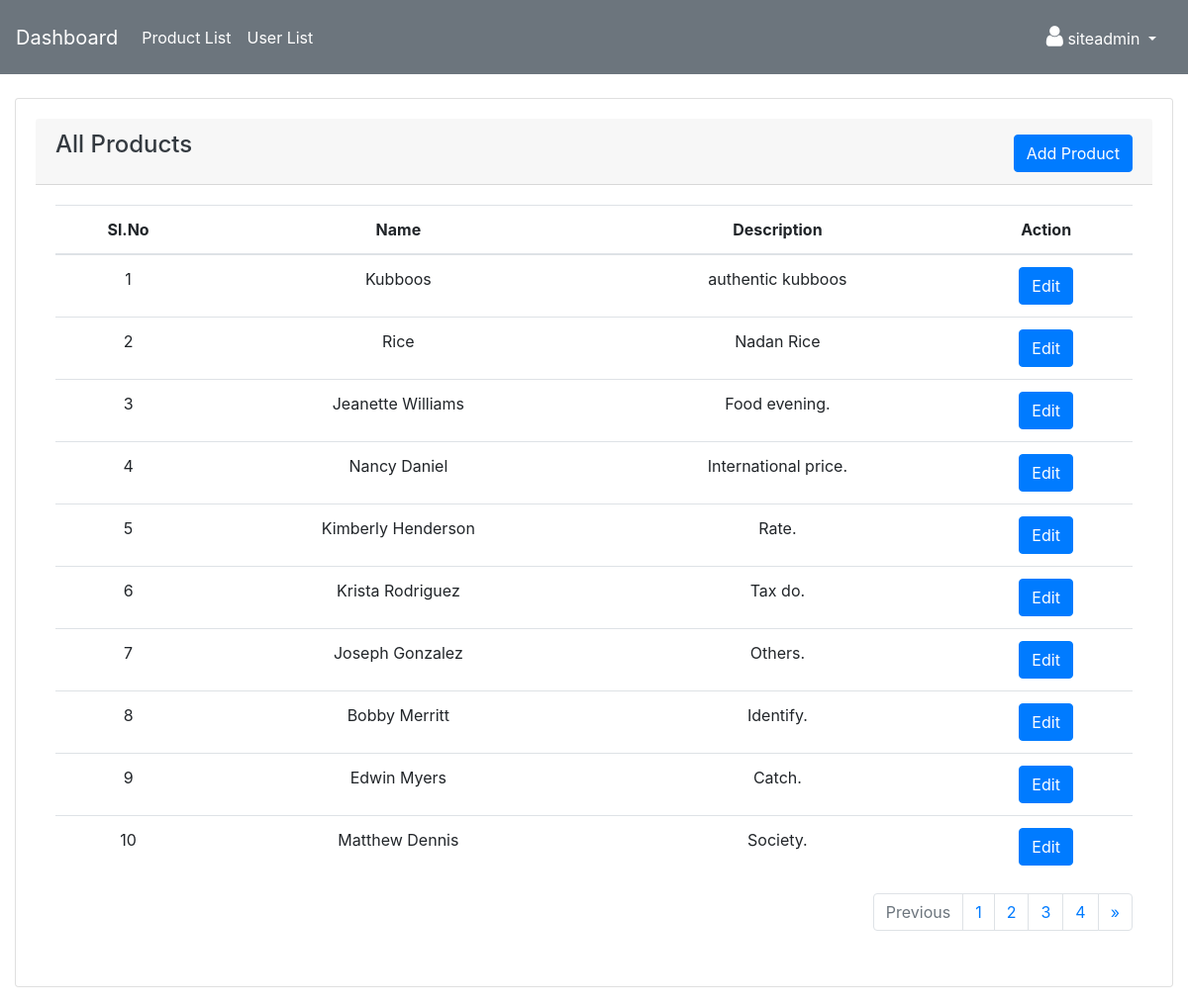
Page /mngr/products/ (signed in) on the committed database.
### mngr/models.py (models this page shows, shortened)
class Product(models.Model):
    name = models.CharField(max_length=100)
    description = models.CharField(max_length=255)
    created_by = models.ForeignKey(User,on_delete=models.CASCADE)
    created_at = models.DateTimeField(auto_now=True)

### mngr/views.py (the view)
# urls.py: path('products/',views.productsList,name='product_list'),
@login_required(login_url='/mngr/')
def productsList(request):
    results = Product.objects.order_by('-id').all()
    products = Paginator(results,10)
    page_number = request.GET.get("page")
    page_obj = products.get_page(page_number)
    return render(request,'products/index.html',locals())

### mngr/templates/products/index.html (shortened to what this page needs)
{% extends 'adm_template.html' %}
{% block content %}
<div class="row">
    <div class="col-md-12">
        <div class="card">
            <div class="card-header">
                <h4 class="text-dark">All Products</h4>
                <a href="{% url 'add_product' %}" class="btn btn-primary" style="float:right;margin-top: -33px;">Add Product</a>
              </div>
            <div class="card-body">
                <table class="table">
                    <thead>
                      <tr>
                        <th scope="col">Sl.No</th>
                        <th scope="col">Name</th>
                        <th scope="col">Description</th>
                        <th scope="col">Action</th>
                      </tr>
                    </thead>
                    <tbody>
                        {% if page_obj %}
                        {% for item in page_obj %}
                        <tr>
                            <td>{{page_obj.start_index|add:forloop.counter0}}</td>
                            <td>{{ item.name}}</td>
                            <td>{{ item.description}}</td>
                            <td>
                              <a href="{% url 'edit_product' item.id %}" class="btn btn-primary">Edit</a>
                            </td>
                        </tr>
                        {% endfor %}
                        {% endif %}
                    </tbody>
                  </table>
                  <div class="paginate">
                    {% include 'layout/pagination.html' %}
                  </div>
            </div>
          </div>
    </div>
</div>
{% endblock content %}

### templates/adm_template.html (shortened to what this page needs)
<!DOCTYPE html>
<html>
<head>
  <link rel="stylesheet" href="https://maxcdn.bootstrapcdn.com/bootstrap/4.3.1/css/bootstrap.min.css">
  <link rel="stylesheet" href="https://cdnjs.cloudflare.com/ajax/libs/font-awesome/4.7.0/css/font-awesome.min.css">
</head>
<body>
  <nav class="navbar navbar-expand-lg navbar-light bg-secondary">
    <a class="navbar-brand text-white" href="{% url 'dashboard' %}">Dashboard</a>
    <div class="collapse navbar-collapse" id="navbarNav">
      <ul class="navbar-nav">
        <li class="nav-item">
          <a class="nav-link text-white" href="{% url 'product_list' %}">Product List</a>
        </li>
        <li class="nav-item">
          <a class="nav-link text-white" href="{% url 'user_list' %}">User List</a>
        </li>
      </ul>
    </div>
    <div style="float:right">
      <ul class="navbar-nav mr-auto p-2">
        <li class="nav-item dropdown">
          <a class="nav-link dropdown-toggle text-white" href="#" id="navbarDropdown" role="button" data-toggle="dropdown" aria-haspopup="true" aria-expanded="false">
            <i class="fa fa-user" style="font-size:24px"></i> {{ user.username}}
          </a>
        </li>
      </ul>
    </div>
  </nav>
  <div class="container-fluid"><br>
    {% block content %}{% endblock content %}
</div>
</body>
</html>

### mngr/templates/layout/pagination.html (shortened to what this page needs)
{% if page_obj.has_other_pages %}
<nav aria-label="Page navigation example">
    <ul class="pagination">
        {% if page_obj.has_previous %}
        <li class="page-item">
            <a class="page-link" href="?page={{ page_obj.previous_page_number }}" aria-label="Previous">
              <span aria-hidden="true">&laquo;</span>
              <span class="sr-only">Previous</span>
            </a>
          </li>
          {% else %}
          <li class="page-item disabled"><span class="page-link">Previous</span></li>
        {% endif %}
        {% for i in page_obj.paginator.page_range %}
        {% if page_obj.number == i %}
        <li class="page-item"><a class="page-link" href="#">{{i}}</a></li>
        {% else %}
        <li class="page-item"><a class="page-link" href="?page={{ i }}">{{ i }}</a></li>
        {% endif %}
        {% endfor %}
        {% if page_obj.has_next %}
        <li class="page-item">
            <a class="page-link" href="#" aria-label="Next">
              <span aria-hidden="true">&raquo;</span>
            </a>
          </li>
          {% else %}
          <li class="page-item disabled"><span class="page-link">Next</span></li>
        {% endif %}
    </ul>
</nav>
{% endif %}

### templates/adm_template.html (style rules this page uses)
.card { text-align: center; padding: 20px; margin-bottom: 20px; }

### mngr/templates/products/index.html (style rules this page uses)
.card .card-header { text-align : left }
.paginate { float:right }

### rows in the picture
Product: start_index|add "1", name "Kubboos", description "authentic kubboos"
Product: start_index|add "2", name "Rice", description "Nadan Rice"
Product: start_index|add "3", name "Jeanette Williams", description "Food evening."
Product: start_index|add "4", name "Nancy Daniel", description "International price."
Product: start_index|add "5", name "Kimberly Henderson", description "Rate."
Product: start_index|add "6", name "Krista Rodriguez", description "Tax do."
Product: start_index|add "7", name "Joseph Gonzalez", description "Others."
Product: start_index|add "8", name "Bobby Merritt", description "Identify."
Product: start_index|add "9", name "Edwin Myers", description "Catch."
Product: start_index|add "10", name "Matthew Dennis", description "Society."

### other values in the picture
{{ user.username }} "siteadmin"
{{ i }} "1"
{{ i }} "2" "3" "4"
